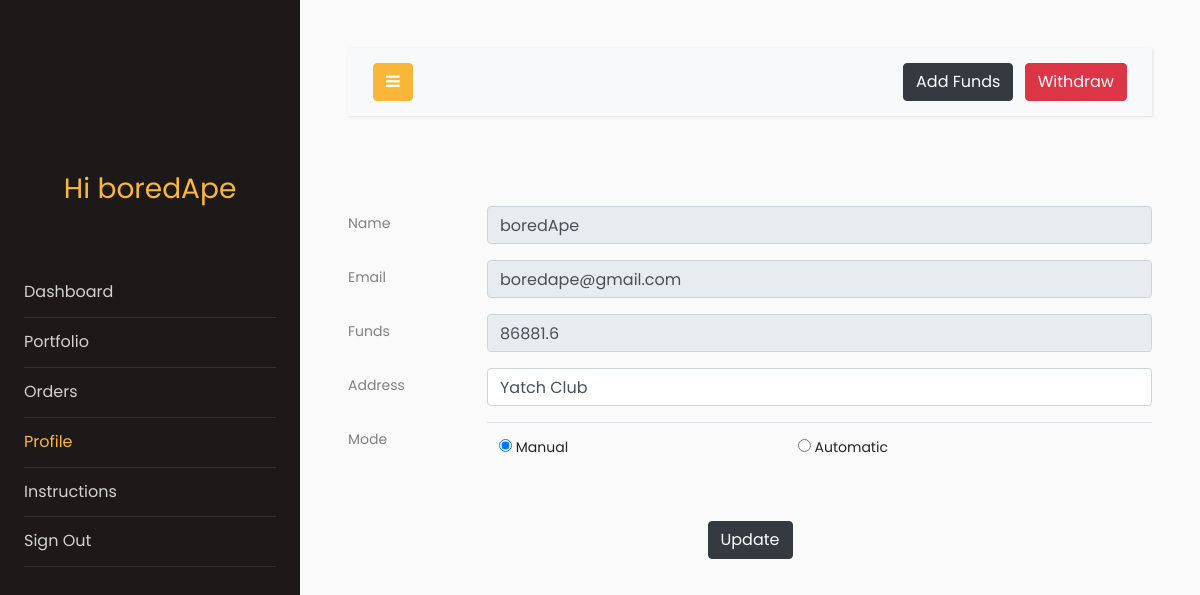
Screenshot of /profile (signed in) with the database file from the repository.
### models.py (models this page shows, shortened)
class Users(db.Model, UserMixin):
    __tablename__ = "users"
    name = db.Column(db.String(64))
    pasword_hash = db.Column(db.String(128))
    id = db.Column(db.Integer, primary_key=True)
    address = db.Column(db.String(128))
    funds = db.Column(db.Float, default=0)
    email = db.Column(db.String(64), unique=True, index=True)
    mode = db.Column(db.Integer, default=0)  # 0 is manual, 1 is automatic

### app.py (the view, shortened to what this page needs)
@app.route("/profile", methods=["GET", "POST"])
@login_required
def profile():
    pform = profiles()
    addform = addFunds()
    withform = WithdrawFunds()
    if addform.validate_on_submit() and addform.submit1.data:
        current_user.funds = current_user.funds + int(addform.amount.data)
        db.session.commit()
        flash("Funds added successfuly")
        return redirect(url_for("profile"))
    if pform.validate_on_submit():
        current_user.address = pform.address.data
        if pform.mode.data == 1:
            flash("Work in progress for Automatic Mode")
        current_user.mode = 0
        db.session.commit()
        flash("User Account Updated")
        return redirect(url_for("profile"))
    elif request.method == "GET":
        pform.name.data = current_user.name
        pform.email.data = current_user.email
        pform.funds.data = round(current_user.funds, 2)
        pform.address.data = current_user.address
        pform.mode.data = current_user.mode
    return render_template(
        "profile.html", proForm=pform, addform=addform, withform=withform
    )

### forms.py
class profiles(FlaskForm):
    name = StringField("Name")
    email = StringField("Email")
    funds = IntegerField("Funds")
    address = StringField("Address")
    mode = RadioField(
        "Mode", choices=[(0, "Manual"), (1, "Automatic")], default=0, coerce=int
    )
    submit = SubmitField("Update")

class addFunds(FlaskForm):
    amount = IntegerField("amount", validators=[DataRequired()])
    submit1 = SubmitField("Add Funds")

### models.py (called while the page is built)
@login_manager.user_loader
def load_user(user_id):
    return Users.query.get(user_id)

### templates/profile.html (shortened to what this page needs)
<!doctype html>
<html lang="en">
<head>
    <link rel="stylesheet" href="https://stackpath.bootstrapcdn.com/font-awesome/4.7.0/css/font-awesome.min.css">
    <link rel="stylesheet" href="{{ url_for('static', filename='css1/style.css') }}">
</head>
<body>
    <div class="wrapper d-flex align-items-stretch">
        <nav id="sidebar">
            <div class="p-4 pt-5">
                <a href="#" class="img logo"></a>
                <h3 style="color: #f8b739; font-family: Poppins, Arial, sans-serif; text-align: center;">Hi
                    {{current_user.name}}</h3>
                <br>
                <br>
                <ul class="list-unstyled components mb-5">
                    <li>
                        <a href="{{url_for('dashboard')}}">Dashboard</a>
                    </li>
                    <li>
                        <a href="{{url_for('portfolio')}}">Portfolio</a>
                      </li>
                    <li>
                        <a href="{{url_for('orders')}}">Orders</a>
                    </li>
                    <li class="active">
                        <a href="{{url_for('profile')}}">Profile</a>
                    </li>
                    <li>
                        <a href="{{url_for('instructions')}}">Instructions</a>
                    </li>
                    <li>
                        <a href="{{url_for('logout')}}">Sign Out</a>
                    </li>
                </ul>
            </div>
        </nav>
        <div id="content" class="p-4 p-md-5">
            <nav class="navbar navbar-expand-lg navbar-light bg-light">
                <div class="container-fluid">
                    <button type="button" id="sidebarCollapse" class="btn btn-primary">
                        <i class="fa fa-bars"></i>
                    </button>
                    <button class="btn btn-dark ml-auto d-inline-block" data-toggle="modal" data-target="#transaction">Add Funds</button>&nbsp; &nbsp;
                    <button class="btn btn-danger d-inline-block" data-toggle="modal" data-target="#withdraw">Withdraw</button>
                </div>
            </nav>
             <br>
             <br>
            <form method="POST" enctype="multipart/form-data" class="form-group">
                <div class="form-group row">
                    <label for="staticEmail" class="col-sm-2 col-form-label">Name</label>
                    <div class="col-sm-10">
                        {{proForm.name(class='form-control', disabled=True)}}
                    </div>
                </div>
                <div class="form-group row">
                    <label for="staticEmail" class="col-sm-2 col-form-label">Email</label>
                    <div class="col-sm-10">
                        {{proForm.email(class="form-control", disabled=True)}}
                    </div>
                </div>
                <div class="form-group row">
                    <label for="inputPassword" class="col-sm-2 col-form-label">Funds</label>
                    <div class="col-sm-10">
                        {{proForm.funds(class='form-control',disabled=True)}}
                    </div>
                </div>
                <div class="form-group row">
                    <label for="inputPassword" class="col-sm-2 col-form-label">Address</label>
                    <div class="col-sm-10">
                        {{proForm.address(class='form-control',maxlength=128)}}
                    </div>
                </div>
                <div class="form-group row">
                    <label for="inputPassword" class="col-sm-2 col-form-label">Mode</label>
                    <div class="col-sm-10">
                        <table class="table">
                        <tr>
                            {% for subfield in proForm.mode %}
                                <td><label class="radio-inline"> {{subfield}} {{subfield.label}} </label></td>
                            {% endfor %}
                        </tr>
                        </table>
                    </div>
                </div>
                <div class="form-group row">
                    <div style="margin:0 auto 0">
                        {{proForm.submit(class='btn btn-dark')}}
                    </div>
                </div>
            </form>
        </div>
    </div>
</body>
</html>

### rows the page displays
Users: name "boredApe", email "boredape@gmail.com", funds "86881.6", address "Yatch Club"

### other values shown
{{ subfield.label }} "Manual" "Automatic"
